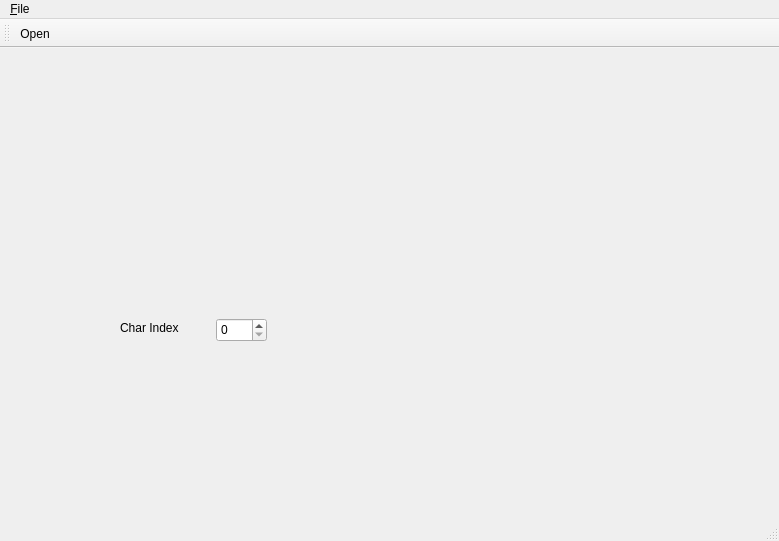
<?xml version="1.0" encoding="UTF-8"?>
<ui version="4.0">
 <class>MainWindow</class>
 <widget class="QMainWindow" name="MainWindow">
  <property name="geometry">
   <rect>
    <x>0</x>
    <y>0</y>
    <width>779</width>
    <height>541</height>
   </rect>
  </property>
  <property name="windowTitle">
   <string>MainWindow</string>
  </property>
  <widget class="QWidget" name="centralWidget">
   <widget class="BigChar" name="bigchar" native="true">
    <property name="geometry">
     <rect>
      <x>10</x>
      <y>10</y>
      <width>256</width>
      <height>256</height>
     </rect>
    </property>
   </widget>
   <widget class="QSpinBox" name="spinBox">
    <property name="geometry">
     <rect>
      <x>216</x>
      <y>270</y>
      <width>51</width>
      <height>24</height>
     </rect>
    </property>
    <property name="maximum">
     <number>255</number>
    </property>
    <property name="displayIntegerBase">
     <number>10</number>
    </property>
   </widget>
   <widget class="QLabel" name="label">
    <property name="geometry">
     <rect>
      <x>120</x>
      <y>270</y>
      <width>71</width>
      <height>20</height>
     </rect>
    </property>
    <property name="text">
     <string>Char Index</string>
    </property>
   </widget>
   <widget class="CharSetView" name="charsetview" native="true">
    <property name="geometry">
     <rect>
      <x>20</x>
      <y>300</y>
      <width>731</width>
      <height>171</height>
     </rect>
    </property>
   </widget>
   <widget class="ColorPalette" name="widget" native="true">
    <property name="geometry">
     <rect>
      <x>270</x>
      <y>10</y>
      <width>120</width>
      <height>80</height>
     </rect>
    </property>
   </widget>
  </widget>
  <widget class="QMenuBar" name="menuBar">
   <property name="geometry">
    <rect>
     <x>0</x>
     <y>0</y>
     <width>779</width>
     <height>25</height>
    </rect>
   </property>
   <widget class="QMenu" name="menu_File">
    <property name="title">
     <string>&amp;File</string>
    </property>
    <addaction name="action_Open"/>
    <addaction name="separator"/>
    <addaction name="actionExit"/>
   </widget>
   <addaction name="menu_File"/>
  </widget>
  <widget class="QToolBar" name="mainToolBar">
   <attribute name="toolBarArea">
    <enum>TopToolBarArea</enum>
   </attribute>
   <attribute name="toolBarBreak">
    <bool>false</bool>
   </attribute>
   <addaction name="action_Open"/>
  </widget>
  <widget class="QStatusBar" name="statusBar"/>
  <action name="action_Open">
   <property name="icon">
    <iconset theme="document-open" resource="../res/resources.qrc">
     <normaloff>:/icons/22x22/actions/document-open.png</normaloff>:/icons/22x22/actions/document-open.png</iconset>
   </property>
   <property name="text">
    <string>Open</string>
   </property>
   <property name="shortcut">
    <string>Ctrl+O</string>
   </property>
  </action>
  <action name="actionExit">
   <property name="icon">
    <iconset theme="exit"/>
   </property>
   <property name="text">
    <string>Exit</string>
   </property>
   <property name="toolTip">
    <string>Exit</string>
   </property>
   <property name="shortcut">
    <string>Ctrl+Q</string>
   </property>
  </action>
 </widget>
 <layoutdefault spacing="6" margin="11"/>
 <customwidgets>
  <customwidget>
   <class>BigChar</class>
   <extends>QWidget</extends>
   <header>bigchar.h</header>
   <container>1</container>
  </customwidget>
  <customwidget>
   <class>CharSetView</class>
   <extends>QWidget</extends>
   <header>charsetview.h</header>
   <container>1</container>
  </customwidget>
  <customwidget>
   <class>ColorPalette</class>
   <extends>QWidget</extends>
   <header>colorpalette.h</header>
   <container>1</container>
  </customwidget>
 </customwidgets>
 <resources>
  <include location="../res/resources.qrc"/>
 </resources>
 <connections/>
</ui>
